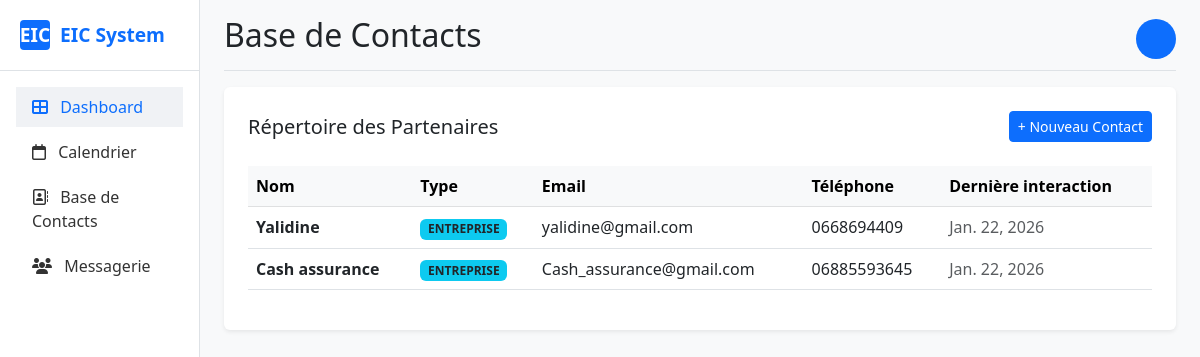
The page /contacts/ on the database as committed earlier.
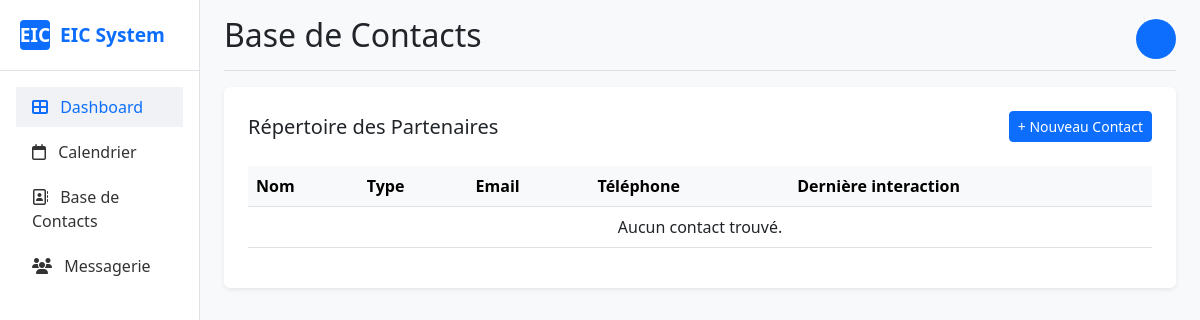
The same page on the database as committed later.
### contacts/models.py (models this page shows, shortened)
class Contact(models.Model):
    TYPE_CHOICES = [
        ('ENTREPRISE', 'Entreprise'),
        ('PARTENAIRE', 'Partenaire'),
        ('INTERVENANT', 'Intervenant'),
    ]
    nom = models.CharField(max_length=100)
    type_contact = models.CharField(max_length=20, choices=TYPE_CHOICES)
    email = models.EmailField()
    telephone = models.CharField(max_length=20)
    derniere_interaction = models.DateField(auto_now=True)

### contacts/views.py (the view)
# urls.py: path('', views.liste_contacts, name='liste_contacts'),
def liste_contacts(request):
    contacts = Contact.objects.all()
    return render(request, 'contacts/liste_contacts.html', {'contacts': contacts})

### contacts/templates/contacts/liste_contacts.html
{% extends 'base.html' %}
{% block title %}Base de Contacts{% endblock %}
{% block content %}
<div class="card border-0 shadow-sm p-4">
    <div class="d-flex justify-content-between align-items-center mb-4">
        <h5 class="mb-0">Répertoire des Partenaires</h5>
        <button class="btn btn-primary btn-sm">+ Nouveau Contact</button>
    </div>
    <div class="table-responsive">
        <table class="table table-hover align-middle">
            <thead class="table-light">
                <tr>
                    <th>Nom</th>
                    <th>Type</th>
                    <th>Email</th>
                    <th>Téléphone</th>
                    <th>Dernière interaction</th>
                </tr>
            </thead>
            <tbody>
                {% for c in contacts %}
                <tr>
                    <td class="fw-bold">{{ c.nom }}</td>
                    <td><span class="badge bg-info text-dark">{{ c.type_contact }}</span></td>
                    <td>{{ c.email }}</td>
                    <td>{{ c.telephone }}</td>
                    <td class="text-muted">{{ c.derniere_interaction }}</td>
                </tr>
                {% empty %}
                <tr>
                    <td colspan="5" class="text-center">Aucun contact trouvé.</td>
                </tr>
                {% endfor %}
            </tbody>
        </table>
    </div>
</div>
{% endblock %}

### templates/base.html (shortened to what this page needs)
<!DOCTYPE html>
<html lang="fr">
<head>
    <link href="https://cdn.jsdelivr.net/npm/bootstrap@5.3.0/dist/css/bootstrap.min.css" rel="stylesheet">
    <link rel="stylesheet" href="https://cdnjs.cloudflare.com/ajax/libs/font-awesome/6.4.0/css/all.min.css">
</head>
<body>
<div class="container-fluid">
    <div class="row">
        <div class="col-md-2 d-none d-md-block sidebar p-0">
            <div class="sidebar-logo border-bottom">
                <div class="bg-primary text-white rounded-1 d-flex justify-content-center align-items-center" style="width:30px; height:30px;">EIC</div>
                <span>EIC System</span>
            </div>
            <div class="p-3">
                <ul class="nav flex-column">
                    <li class="nav-item"><a class="nav-link active" href="{% url 'dashboard' %}"><i class="fas fa-th-large me-2"></i> Dashboard</a></li>
                    <li class="nav-item"><a class="nav-link" href="{% url 'calendrier' %}"><i class="far fa-calendar me-2"></i> Calendrier</a></li>
                    <li class="nav-item"><a class="nav-link" href="{% url 'liste_contacts' %}"><i class="far fa-address-book me-2"></i> Base de Contacts</a></li>
                    <li class="nav-item"><a class="nav-link" href="{% url 'inbox' %}"><i class="fas fa-users me-2"></i> Messagerie</a></li>
                </ul>
            </div>
        </div>
        <main class="col-md-10 ms-sm-auto px-md-4">
            <div class="d-flex justify-content-between align-items-center pt-3 pb-2 mb-3 border-bottom">
                <h1 class="h2">{% block title %}Dashboard{% endblock %}</h1>
                <div class="d-flex align-items-center">
                    <div class="bg-primary text-white rounded-circle d-flex justify-content-center align-items-center" style="width: 40px; height: 40px;">
                    </div>
                </div>
            </div>
            {% block content %}
            {% endblock %}
        </main>
    </div>
</div>
</body>
</html>

### templates/base.html (style rules this page uses)
body { background-color: #f8f9fa; }
.sidebar { min-height: 100vh; background-color: white; border-right: 1px solid #dee2e6; }
.nav-link { color: #333; font-weight: 500; margin-bottom: 5px; }
.nav-link:hover, .nav-link.active { background-color: #f0f2f5; color: #0d6efd; }
.sidebar-logo { padding: 20px; font-weight: bold; font-size: 1.2rem; color: #0d6efd; display: flex; align-items: center; gap: 10px; }

Rows that differ between the two databases and show on the page:
removed Contact: nom "Yalidine", type_contact "ENTREPRISE", email "yalidine@gmail.com", telephone "0668694409", derniere_interaction "Jan. 22, 2026"
removed Contact: nom "Cash assurance", type_contact "ENTREPRISE", email "Cash_assurance@gmail.com", telephone "06885593645", derniere_interaction "Jan. 22, 2026"
Other text that changed with them:
text now shown: "Aucun contact trouvé."
